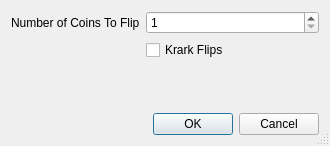
<?xml version="1.0" encoding="UTF-8"?>
<ui version="4.0">
 <class>CoinsFlipDialogue</class>
 <widget class="QDialog" name="CoinsFlipDialogue">
  <property name="geometry">
   <rect>
    <x>0</x>
    <y>0</y>
    <width>330</width>
    <height>146</height>
   </rect>
  </property>
  <property name="windowTitle">
   <string>Dialog</string>
  </property>
  <property name="sizeGripEnabled">
   <bool>true</bool>
  </property>
  <layout class="QFormLayout" name="formLayout">
   <item row="0" column="0">
    <widget class="QLabel" name="label">
     <property name="sizePolicy">
      <sizepolicy hsizetype="Preferred" vsizetype="Preferred">
       <horstretch>2</horstretch>
       <verstretch>0</verstretch>
      </sizepolicy>
     </property>
     <property name="text">
      <string>Number of Coins To Flip</string>
     </property>
     <property name="wordWrap">
      <bool>true</bool>
     </property>
     <property name="buddy">
      <cstring>spinBox</cstring>
     </property>
    </widget>
   </item>
   <item row="0" column="1">
    <widget class="QSpinBox" name="spinBox">
     <property name="sizePolicy">
      <sizepolicy hsizetype="Minimum" vsizetype="Fixed">
       <horstretch>1</horstretch>
       <verstretch>0</verstretch>
      </sizepolicy>
     </property>
     <property name="minimum">
      <number>1</number>
     </property>
     <property name="maximum">
      <number>100000000</number>
     </property>
    </widget>
   </item>
   <item row="3" column="1">
    <widget class="QDialogButtonBox" name="buttonBox">
     <property name="orientation">
      <enum>Qt::Horizontal</enum>
     </property>
     <property name="standardButtons">
      <set>QDialogButtonBox::Cancel|QDialogButtonBox::Ok</set>
     </property>
    </widget>
   </item>
   <item row="1" column="1">
    <widget class="QCheckBox" name="krarkBox">
     <property name="text">
      <string>Krark Flips</string>
     </property>
    </widget>
   </item>
   <item row="2" column="1">
    <spacer name="verticalSpacer">
     <property name="orientation">
      <enum>Qt::Vertical</enum>
     </property>
     <property name="sizeHint" stdset="0">
      <size>
       <width>20</width>
       <height>40</height>
      </size>
     </property>
    </spacer>
   </item>
  </layout>
 </widget>
 <resources/>
 <connections>
  <connection>
   <sender>buttonBox</sender>
   <signal>accepted()</signal>
   <receiver>CoinsFlipDialogue</receiver>
   <slot>accept()</slot>
   <hints>
    <hint type="sourcelabel">
     <x>248</x>
     <y>254</y>
    </hint>
    <hint type="destinationlabel">
     <x>157</x>
     <y>274</y>
    </hint>
   </hints>
  </connection>
  <connection>
   <sender>buttonBox</sender>
   <signal>rejected()</signal>
   <receiver>CoinsFlipDialogue</receiver>
   <slot>reject()</slot>
   <hints>
    <hint type="sourcelabel">
     <x>316</x>
     <y>260</y>
    </hint>
    <hint type="destinationlabel">
     <x>286</x>
     <y>274</y>
    </hint>
   </hints>
  </connection>
 </connections>
</ui>
